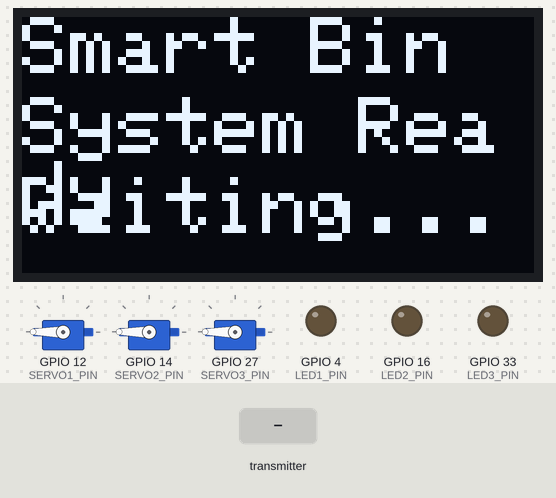
Bench run of a sketch on a simulated ESP32. Parts: 128×64 one-colour display, 3 × servo, output pins drawn as LEDs (lit = HIGH). Inputs (shaded band) come from the test bench. What the sketch prints to the serial monitor is not drawn.

Above: at 1.1 s.
At 8.7 s:
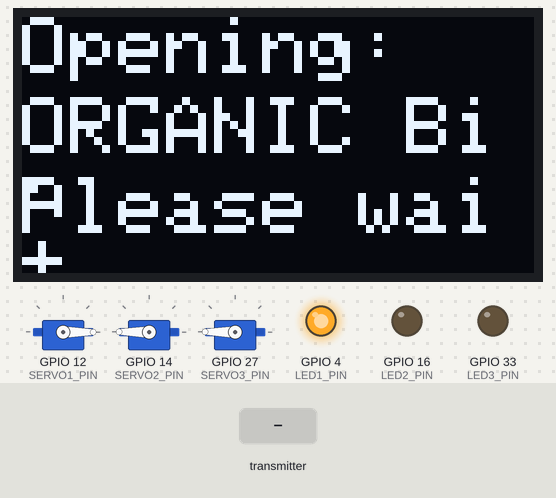
8.8 s: the transmitter starts sending confidence = 25
At 9.5 s:
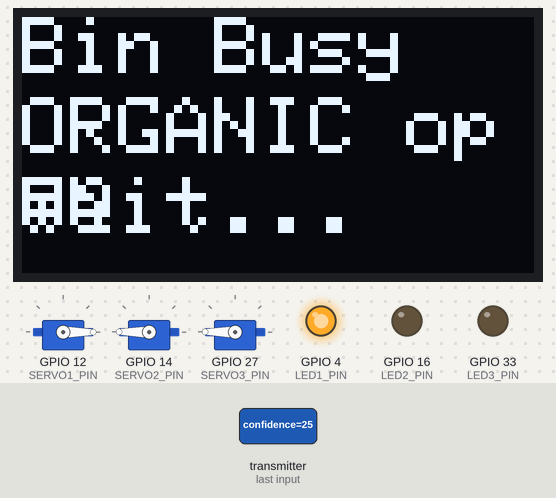
At 13.2 s:
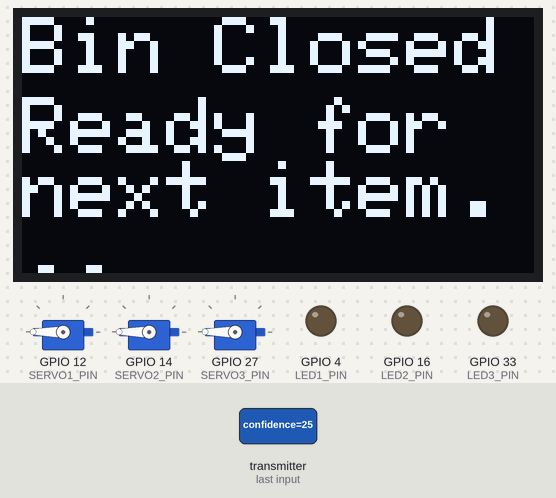
13.3 s: the transmitter starts sending confidence = 50
Timing chart, 0 to 23.8 s (numbered marks = the images above; inputs shaded):
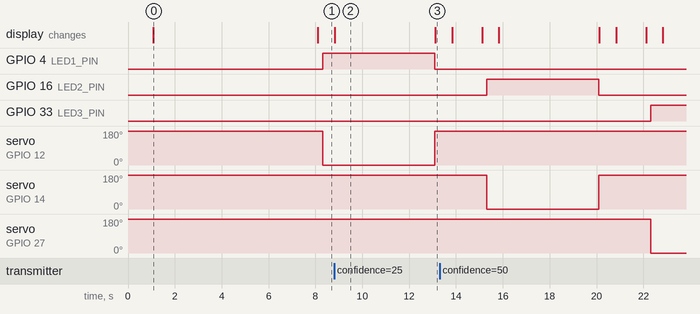

Measured:
- after the input at 8.8 s, the display: changes at once (image 2)
- what the display in image 0 shows lasts 7.0 s, from 1.1 s to 8.1 s
- what the display in image 2 shows lasts 4.3 s, from 8.8 s to 13.1 s

The sketch:

ESP32code.ino
```cpp
#include <ESP32Servo.h>
#include <Wire.h>
#include <Adafruit_GFX.h>
#include <Adafruit_SSD1306.h>
#include <WiFi.h>
#include <esp_now.h>

// ======================= OLED SETUP =======================
#define SCREEN_WIDTH 128
#define SCREEN_HEIGHT 64
#define OLED_RESET -1
Adafruit_SSD1306 display(SCREEN_WIDTH, SCREEN_HEIGHT, &Wire, OLED_RESET);

// ======================= SERVO SETUP =======================
#define SERVO1_PIN 12  // Organic
#define SERVO2_PIN 14  // Plastic
#define SERVO3_PIN 27  // Paper

Servo servo1;
Servo servo2;
Servo servo3;

// ======================= SERVO ANGLES =======================
const int SERVO_OPEN_ANGLE = 0;    // Lid fully open
const int SERVO_CLOSED_ANGLE = 180; // Lid fully closed

// ======================= LED SETUP =======================
#define LED1_PIN 4
#define LED2_PIN 16
#define LED3_PIN 33

// ======================= VARIABLES =======================
bool binIsOpen = false;
String currentOpenBin = "";
unsigned long binOpenStartTime = 0;
const unsigned long BIN_OPEN_DURATION = 5000; // 5 seconds
const unsigned long DEBOUNCE_DELAY = 1000;    // 1 second between commands
unsigned long lastCommandTime = 0;

float CONFIDENCE_THRESHOLD = 0.7; // Minimum confidence to accept command

bool demoMode = true; // Enable demo mode
unsigned long demoStartTime = 0;
int demoStep = 0;     // 0 = organic, 1 = plastic, 2 = paper

// ======================= ESP-NOW STRUCT =======================
typedef struct struct_message {
    char command[20];
    char label[20];
    float confidence;
} struct_message;

struct_message myData;

// ======================= FUNCTION DECLARATIONS =======================
void openBin(const String &type);
void closeAllBins();
void updateDisplay(const String &line1, const String &line2 = "", const String &line3 = "");
void OnDataRecv(const esp_now_recv_info_t *recv_info, const uint8_t *incomingData, int len);
void runDemo();

// ======================= SETUP =======================
void setup() {
    Serial.begin(115200);

    // Initialize LEDs
    pinMode(LED1_PIN, OUTPUT);
    pinMode(LED2_PIN, OUTPUT);
    pinMode(LED3_PIN, OUTPUT);

    // Initialize OLED
    if (!display.begin(SSD1306_SWITCHCAPVCC, 0x3C)) {
        Serial.println("OLED not found!");
        while (1);
    }
    updateDisplay("Smart Bin", "Initializing...", "Please wait");

    // Initialize servos
    servo1.attach(SERVO1_PIN);
    servo2.attach(SERVO2_PIN);
    servo3.attach(SERVO3_PIN);
    closeAllBins();
    delay(1000);

    // Set device as a Wi-Fi Station
    WiFi.mode(WIFI_STA);

    // Init ESP-NOW
    if (esp_now_init() != ESP_OK) {
        updateDisplay("ESP-NOW Failed", "Restart system");
        while (1);
    }

    // Register new ESP-NOW callback
    esp_now_register_recv_cb(OnDataRecv);

    updateDisplay("Smart Bin", "System Ready", "Waiting...");
    Serial.println("System initialized successfully");
    Serial.print("MAC Address: ");
    Serial.println(WiFi.macAddress());

    demoStartTime = millis(); // Start demo mode timer
}

// ======================= LOOP =======================
void loop() {
    // Auto-close bin after 5 seconds
    if (binIsOpen && (millis() - binOpenStartTime >= BIN_OPEN_DURATION)) {
        closeAllBins();
        binIsOpen = false;
        currentOpenBin = "";
        updateDisplay("Bin Closed", "Ready for next item...");
    }

    // Run demo mode if enabled
    if (demoMode) {
        runDemo();
    }

    delay(20); // small delay for loop
}

// ======================= DEMO MODE =======================
void runDemo() {
    // Run each step every 7 seconds (5s open + 2s pause)
    if (millis() - demoStartTime >= 7000) {
        demoStartTime = millis();

        if (binIsOpen) {
            closeAllBins();
            binIsOpen = false;
            currentOpenBin = "";
            updateDisplay("Bin Closed", "Ready for next...");
        }

        switch (demoStep) {
            case 0:
                openBin("ORGANIC");
                break;
            case 1:
                openBin("PLASTIC");
                break;
            case 2:
                openBin("PAPER");
                break;
        }

        demoStep++;
        if (demoStep > 2) demoStep = 0; // Loop back
    }
}

// ======================= ESP-NOW CALLBACK =======================
void OnDataRecv(const esp_now_recv_info_t *recv_info, const uint8_t *incomingData, int len) {
    if (len != sizeof(struct_message)) return;

    memcpy(&myData, incomingData, sizeof(struct_message));

    // Debounce
    if (millis() - lastCommandTime < DEBOUNCE_DELAY) return;
    lastCommandTime = millis();

    // Confidence check
    if (myData.confidence < CONFIDENCE_THRESHOLD) {
        Serial.println("Low confidence, ignoring command");
        return;
    }

    String label = String(myData.label);
    label.trim();
    label.toUpperCase();

    if (binIsOpen) {
        updateDisplay("Bin Busy", currentOpenBin + " open", "Wait...");
        return;
    }

    if (label.indexOf("ORGANIC") >= 0) {
        openBin("ORGANIC");
    } else if (label.indexOf("PLASTIC") >= 0) {
        openBin("PLASTIC");
    } else if (label.indexOf("PAPER") >= 0) {
        openBin("PAPER");
    } else {
        updateDisplay("Unknown Material", label, "Try again");
    }
}

// ======================= BIN CONTROL =======================
void openBin(const String &type) {
    Serial.printf("Opening %s bin\n", type.c_str());
    binIsOpen = true;
    currentOpenBin = type;
    binOpenStartTime = millis();

    updateDisplay("Opening:", type + " Bin", "Please wait...");

    closeAllBins();
    delay(200); // small delay before opening

    if (type == "ORGANIC") {
        servo1.write(SERVO_OPEN_ANGLE);
        digitalWrite(LED1_PIN, HIGH);
    } else if (type == "PLASTIC") {
        servo2.write(SERVO_OPEN_ANGLE);
        digitalWrite(LED2_PIN, HIGH);
    } else if (type == "PAPER") {
        servo3.write(SERVO_OPEN_ANGLE);
        digitalWrite(LED3_PIN, HIGH);
    }
}

// ======================= CLOSE ALL BINS =======================
void closeAllBins() {
    servo1.write(SERVO_CLOSED_ANGLE);
    servo2.write(SERVO_CLOSED_ANGLE);
    servo3.write(SERVO_CLOSED_ANGLE);

    digitalWrite(LED1_PIN, LOW);
    digitalWrite(LED2_PIN, LOW);
    digitalWrite(LED3_PIN, LOW);

    Serial.println("All bins closed");
}

// ======================= OLED DISPLAY =======================
void updateDisplay(const String &line1, const String &line2, const String &line3) {
    display.clearDisplay();
    display.setTextSize(2);
    display.setTextColor(WHITE);
    display.setCursor(0, 0);
    display.println(line1);
    display.setCursor(0, 20);
    display.println(line2);
    display.setCursor(0, 40);
    display.println(line3);
    display.display();
}
```
